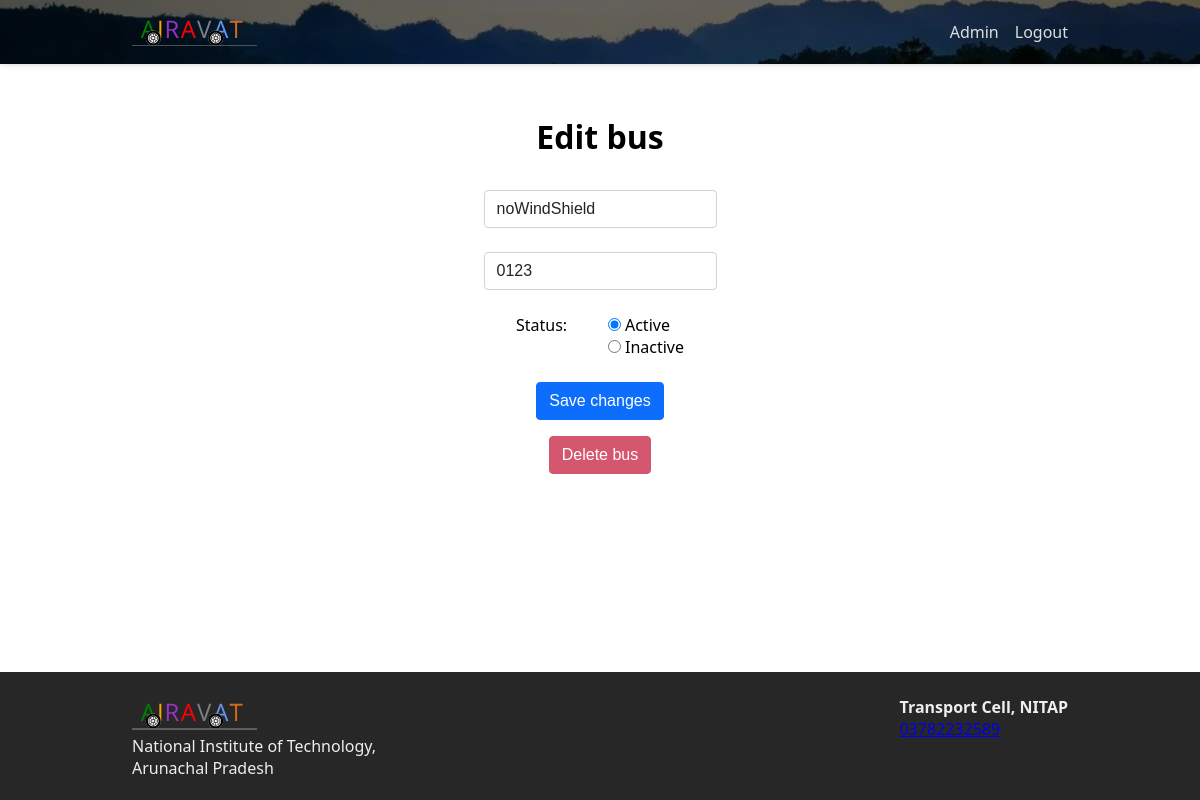
/update_bus?id=5 (signed in), run on an earlier commit of the app's database.
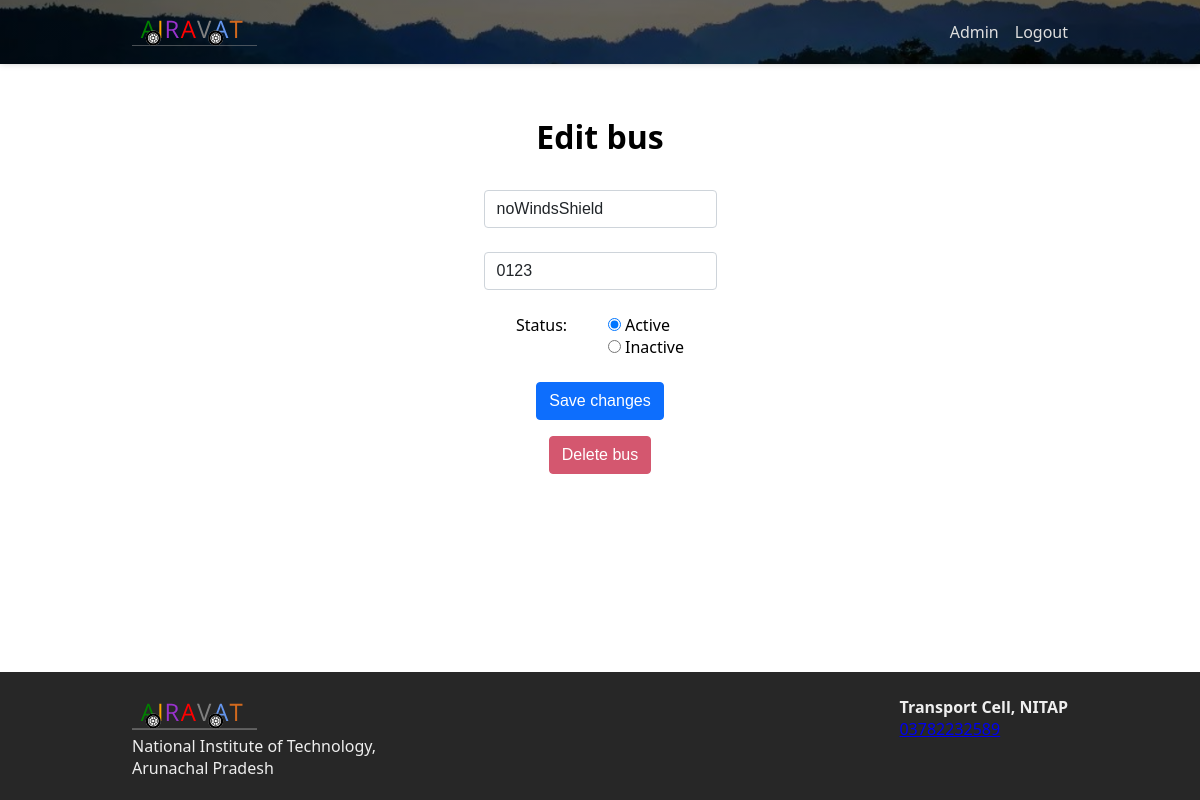
And on a later commit of the database.
### tables this page shows
CREATE TABLE bus (
    id INTEGER,
    name TEXT DEFAULT "Bus" NOT NULL,
    license_plate TEXT NOT NULL,
    status INTEGER DEFAULT 1 NOT NULL,
    lng REAL,
    lat REAL,
    in_campus_location TEXT,
    PRIMARY KEY(id)   
);

### app.py (the view, shortened to what this page needs)
@app.route("/update_bus", methods=["GET", "POST"])
@login_required
def update_bus():
    if (request.method == "GET"):
        id = request.args.get('id')
        bus = db.execute("SELECT * FROM bus WHERE id IS ?", id)[0]
        return render_template("editbus.html", bus=bus)

### helpers.py (called while the page is built)
def login_required(f):
    @wraps(f)
    def decorated_function(*args, **kwargs):
        if session.get("user_id") is None:
            return redirect("/login")
        return f(*args, **kwargs)
    return decorated_function

### templates/editbus.html (shortened to what this page needs)
{% extends "layout.html" %}
{% block main %}
<div class="container section tab-view active-view">
    <h1 class="page-heading">Edit bus</h2>
        <form class="bus-form" action="/update_bus" method="post">
            <div class="form-inp">
                <input autocomplete="off" autofocus class="form-control" id="busname" name="busname"
                    value="{{ bus.name }}" placeholder="Bus name" type="text">
            </div>
            <div class="form-inp">
                <input autocomplete="off" autofocus class="form-control" id="license" name="license"
                    value="{{ bus.license_plate }}" placeholder="License Plate" type="text" required>
            </div>
            <div class="form-inp radios">
                <div class="label">Status: </div>
                <div>
                {% if bus.status == 0 %}
                <input type="radio" id="statusActive" name="status" value="active">
                <label for="active">Active</label><br>
                <input type="radio" id="statusInactive" name="status" value="inactive" checked>
                <label for="inactive">Inactive</label><br>
                {% else %}
                <input type="radio" id="statusActive" name="status" value="active" checked>
                <label for="active">Active</label><br>
                <input type="radio" id="statusInactive" name="status" value="inactive">
                <label for="inactive">Inactive</label><br>
                {% endif %}
                </div>
            </div>
            <button class="btn form-submit" type="submit">Save changes</button>
        </form>
        <form class="bus-form" action="/remove" method="post">
            <button class="btn delete" type="submit">Delete bus</button>
        </form>
</div>
{% endblock %}

### templates/layout.html (shortened to what this page needs)
<!DOCTYPE html>
<html lang="en">
<head>
  <link rel="stylesheet" href="static/style.css">
</head>
<body>
  <nav class="main-nav">
    <div class="main-nav-wrapper container">
      <a class="nav-item brand-logo" href="/">
      </a>
      {% if session["user_id"] %}
      <ul class="nav-lis">
        <li class="nav-item">
          <a class="nav-link" href="/admin">Admin</a>
        </li>
        <li class="nav-item">
          <a class="nav-link" href="/logout">Logout</a>
        </li>
      </ul>
      {% else %}
      <ul class="nav-lis">
        <li class="nav-item">
          <a class="nav-link" href="/login">Admin login</a>
        </li>
      </ul>
      {% endif %}
    </div>
  </nav>
  <main class="main-main">
    {% block main %}{% endblock %}
  </main>
  <footer class="main-footer">
    <div class="main-footer-wrapper container">
      <div class="left">
        <div class="brand-logo">
        </div>
        <p>
          National Institute of Technology,<br>
          Arunachal Pradesh
        </p>
      </div>
      <div class="right">
        <p><strong>Transport Cell, NITAP</strong></p>
        <p><a href="tel:+913782232589">03782232589</a></p>
      </div>
    </div>
  </footer>
</body>
</html>

### static/style.css (style rules this page uses)
* { padding: 0; margin: 0; box-sizing: border-box; }
:root { --nav-height: 4rem; --ftr-height: 8rem; }
.container { margin: auto; max-width: 1000px; padding: 0 2rem; }
.section { padding-top: 3rem; padding-bottom: 3rem; }
body { font-family: 'Segoe UI', Tahoma, Geneva, Verdana, sans-serif; }
.main-main { min-height: calc(100vh - var(--nav-height) - var(--ftr-height)); padding: 0 0 3.2rem; }
.main-main>.container:first-child { padding-top: 3.2rem; }
.page-heading { text-align: center; margin: 0 0 2rem; }
.form-inp { margin-bottom: 1.5rem; }
.form-inp.radios { display: flex; flex-direction: row; align-items: flex-start; min-width: 10.5rem; justify-content: space-between; }
.radios>.label { margin-right: 0.8rem; }
.form-control { display: block; width: 100%; padding: 0.375rem 0.75rem; font-size: 1rem; font-weight: 400; line-height: 1.5; color: #212529; background-color: #fff; background-clip: padding-box; border: 1px solid #ced4da; -webkit-appearance: none; -moz-appearance: none; appearance: none; border-radius: 0.25rem; transition: border-color .15s ease-in-out, box-shadow .15s ease-in-out; }
.btn { display: inline-block; font-weight: 400; line-height: 1.5; color: #212529; text-align: center; text-decoration: none; vertical-align: middle; cursor: pointer; -webkit-user-select: none; -moz-user-select: none; user-select: none; background-color: transparent; border: 1px solid transparent; padding: 0.375rem 0.75rem; margin-bottom: 1rem; font-size: 1rem; border-radius: 0.25rem; transition: color .15s ease-in-out, background-color .15s ease-in-out, border-color .15s ease-in-out, box-shadow .15s ease-in-out; }
button.delete { background-color: #d4576f; border-color: #d4576f; color: #fff; }
.form-submit { color: #fff; background-color: #0d6efd; border-color: #0d6efd; }
.main-nav { height: var(--nav-height); box-shadow: 0 -2px 8px rgb(0 0 0 / 32%); position: sticky; top: 0; z-index: 10; background: linear-gradient(rgba(0,0,0,0.6), rgba(0,0,0,0.6)), no-repeat url('./media/nav.png'); background-position: center center; background-size: cover; }
.main-nav-wrapper { display: flex; flex-direction: row; height: 100%; align-items: center; justify-content: space-between; }
.nav-lis { display: flex; flex-direction: row; list-style: none; padding-left: 0; }
.nav-item { margin-left: 1rem; color: #222222; }
.brand-logo { margin: 0; display: block; height: fit-content; }
.brand-logo>svg { min-width: 125px; height: 100%; }
.nav-link { text-decoration: none; color: #dedede; }
.tab-view { display: none; }
.tab-view.active-view { display: block; }
.bus-form { display: flex; flex-direction: column; margin: auto; align-items: center; justify-content: space-between; }
.main-footer { min-height: var(--ftr-height); background-color: #272727; color: #eee; }
.main-footer-wrapper { padding-top: 1.5rem; padding-bottom: 1.5rem; display: flex; justify-content: space-between; }

What changed in the data, as far as the page shows it:
changed bus: busname "noWindShield" → "noWindsShield"
